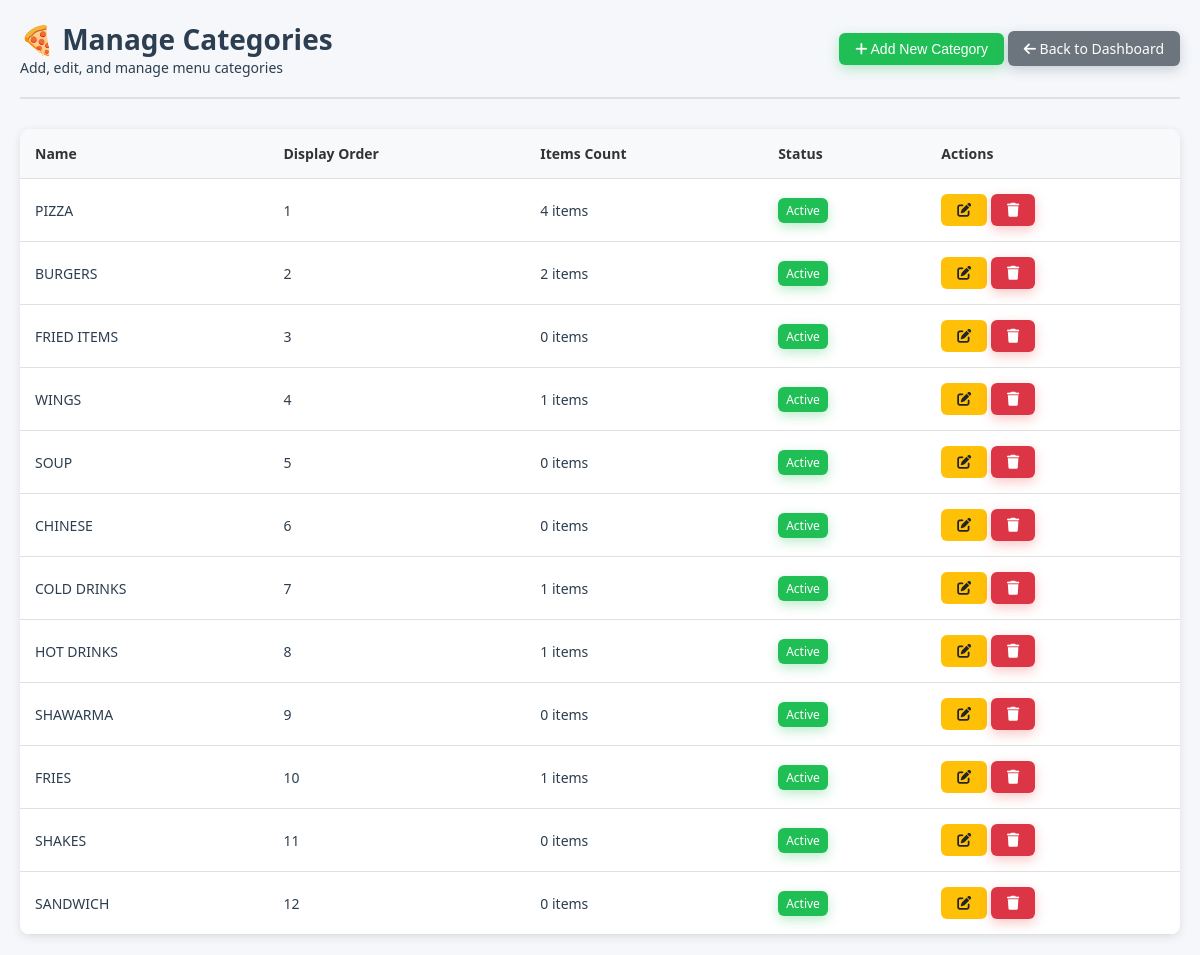
/admin/manage_categories.php (signed in), run on the app's committed database.
### tables this page shows
CREATE TABLE categories (
    id INT PRIMARY KEY AUTO_INCREMENT,
    name VARCHAR(100) NOT NULL,
    icon VARCHAR(100) DEFAULT 'default-icon.png',
    image VARCHAR(255) DEFAULT 'default-category.jpg',
    display_order INT DEFAULT 0,
    is_active BOOLEAN DEFAULT TRUE,
    created_at TIMESTAMP DEFAULT CURRENT_TIMESTAMP
);

### admin/manage_categories.php (the view, shortened to what this page needs)
<?php
require_once '../config/database.php';
$query = "SELECT c.*, COUNT(i.id) as item_count
          FROM categories c
          LEFT JOIN items i ON c.id = i.category_id
          GROUP BY c.id
          ORDER BY c.display_order, c.name";
$stmt = $db->prepare($query);
$stmt->execute();
$categories = $stmt->fetchAll();
?>
<!DOCTYPE html>
<html lang="en">
<head>
    <link rel="stylesheet" href="../assets/css/style.css">
    <link rel="stylesheet" href="https://cdnjs.cloudflare.com/ajax/libs/font-awesome/6.0.0/css/all.min.css">
</head>
<body>
    <div class="admin-container">
        <div class="admin-header">
            <div>
                <h1>🍕 Manage Categories</h1>
                <p>Add, edit, and manage menu categories</p>
            </div>
            <div>
                <button class="btn-admin btn-primary" onclick="showAddModal()">
                    <i class="fas fa-plus"></i> Add New Category
                </button>
                <a href="index.php" class="btn-admin btn-secondary">
                    <i class="fas fa-arrow-left"></i> Back to Dashboard
                </a>
            </div>
        </div>
        <table class="categories-table">
            <thead>
                <tr>
                    <th>Name</th>
                    <th>Display Order</th>
                    <th>Items Count</th>
                    <th>Status</th>
                    <th>Actions</th>
                </tr>
            </thead>
            <tbody>
                <?php foreach ($categories as $category): ?>
                <tr>
                    <td><?php echo htmlspecialchars($category['name']); ?></td>
                    <td><?php echo $category['display_order']; ?></td>
                    <td><?php echo $category['item_count']; ?> items</td>
                    <td>
                        <span class="btn-admin <?php echo $category['is_active'] ? 'btn-primary' : 'btn-secondary'; ?>" style="padding: 4px 8px; font-size: 12px;">
                            <?php echo $category['is_active'] ? 'Active' : 'Inactive'; ?>
                        </span>
                    </td>
                    <td>
                        <button class="btn-admin btn-warning" onclick="showEditModal(<?php echo $category['id']; ?>, '<?php echo addslashes($category['name']); ?>', <?php echo $category['display_order']; ?>)">
                            <i class="fas fa-edit"></i>
                        </button>
                        <button class="btn-admin btn-danger" onclick="deleteCategory(<?php echo $category['id']; ?>, '<?php echo addslashes($category['name']); ?>', <?php echo $category['item_count']; ?>)">
                            <i class="fas fa-trash"></i>
                        </button>
                    </td>
                </tr>
                <?php endforeach; ?>
            </tbody>
        </table>
    </div>
</body>
</html>

### assets/css/style.css (style rules this page uses)
* { margin: 0; padding: 0; box-sizing: border-box; }
body { font-family: 'Segoe UI', Tahoma, Geneva, Verdana, sans-serif; background: #f5f7fa; color: #2c3e50; overflow: hidden; height: 100vh; font-size: 14px; }
.btn-primary { background: linear-gradient(135deg, #20bf55 0%, #1a9f47 100%); color: white; box-shadow: 0 4px 12px rgba(32, 191, 85, 0.3); }
.btn-secondary { background: #64748b; color: white; box-shadow: 0 4px 12px rgba(100, 116, 139, 0.3); }
.btn-danger { background: #ef4444; color: white; box-shadow: 0 4px 12px rgba(239, 68, 68, 0.3); }

### admin/manage_categories.php (style rules this page uses)
body { overflow: auto !important; height: auto !important; min-height: 100vh; }
.admin-container { max-width: 1200px; margin: 0 auto; padding: 20px; }
.admin-header { display: flex; justify-content: space-between; align-items: center; margin-bottom: 30px; padding-bottom: 20px; border-bottom: 2px solid #e0e0e0; }
.categories-table { width: 100%; border-collapse: collapse; background: white; border-radius: 10px; overflow: hidden; box-shadow: 0 2px 10px rgba(0,0,0,0.1); }
.categories-table th, .categories-table td { padding: 15px; text-align: left; border-bottom: 1px solid #e0e0e0; }
.categories-table th { background: #f8f9fa; font-weight: 600; color: #333; }
.btn-admin { padding: 8px 16px; border: none; border-radius: 6px; cursor: pointer; font-weight: 500; text-decoration: none; display: inline-block; text-align: center; font-size: 14px; }
.btn-primary { background: #20bf55; color: white; }
.btn-secondary { background: #6c757d; color: white; }
.btn-danger { background: #dc3545; color: white; }
.btn-warning { background: #ffc107; color: #212529; }

### data on the page
categories: name "PIZZA", display_order "1", item_count "4", is_active "Active"
categories: name "BURGERS", display_order "2", item_count "2", is_active "Active"
categories: name "FRIED ITEMS", display_order "3", item_count "0", is_active "Active"
categories: name "WINGS", display_order "4", item_count "1", is_active "Active"
categories: name "SOUP", display_order "5", item_count "0", is_active "Active"
categories: name "CHINESE", display_order "6", item_count "0", is_active "Active"
categories: name "COLD DRINKS", display_order "7", item_count "1", is_active "Active"
categories: name "HOT DRINKS", display_order "8", item_count "1", is_active "Active"
categories: name "SHAWARMA", display_order "9", item_count "0", is_active "Active"
categories: name "FRIES", display_order "10", item_count "1", is_active "Active"
categories: name "SHAKES", display_order "11", item_count "0", is_active "Active"
categories: name "SANDWICH", display_order "12", item_count "0", is_active "Active"
